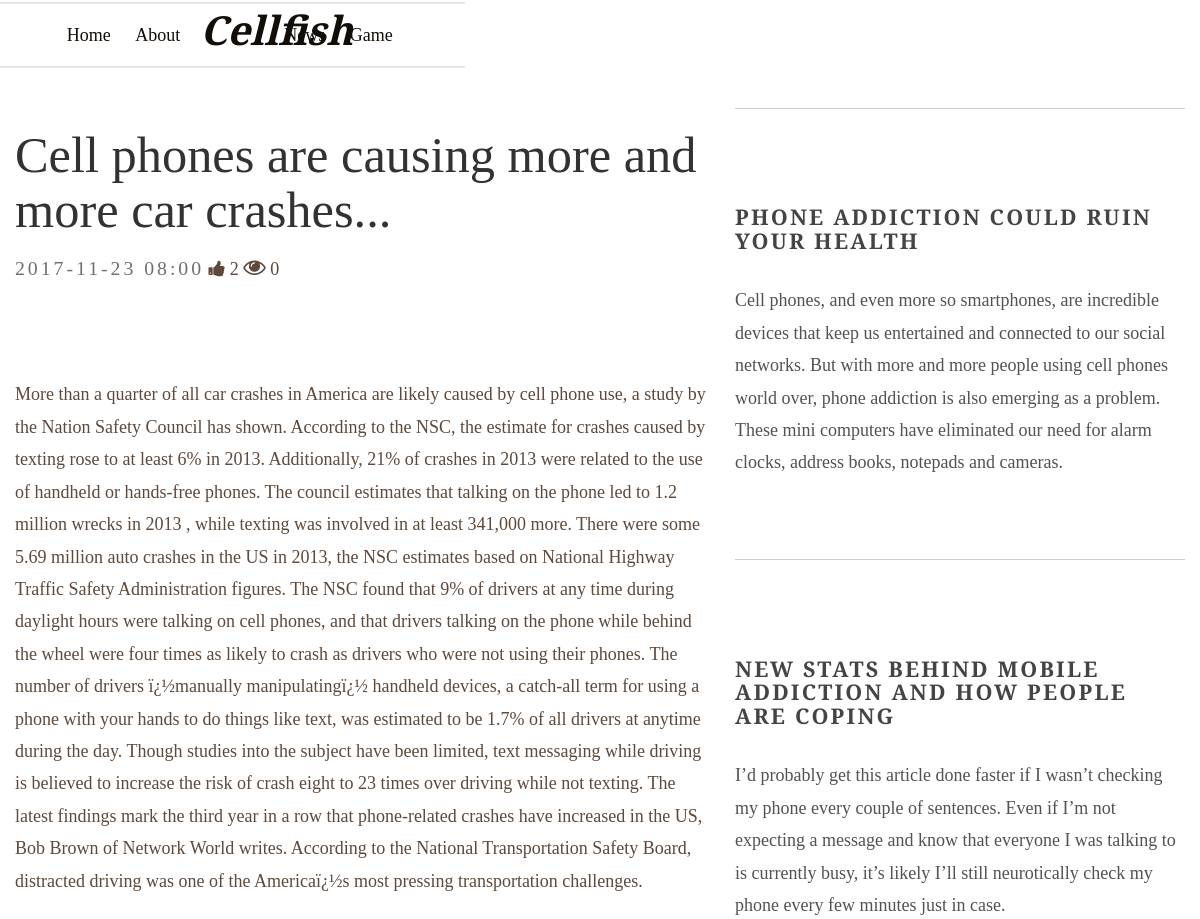
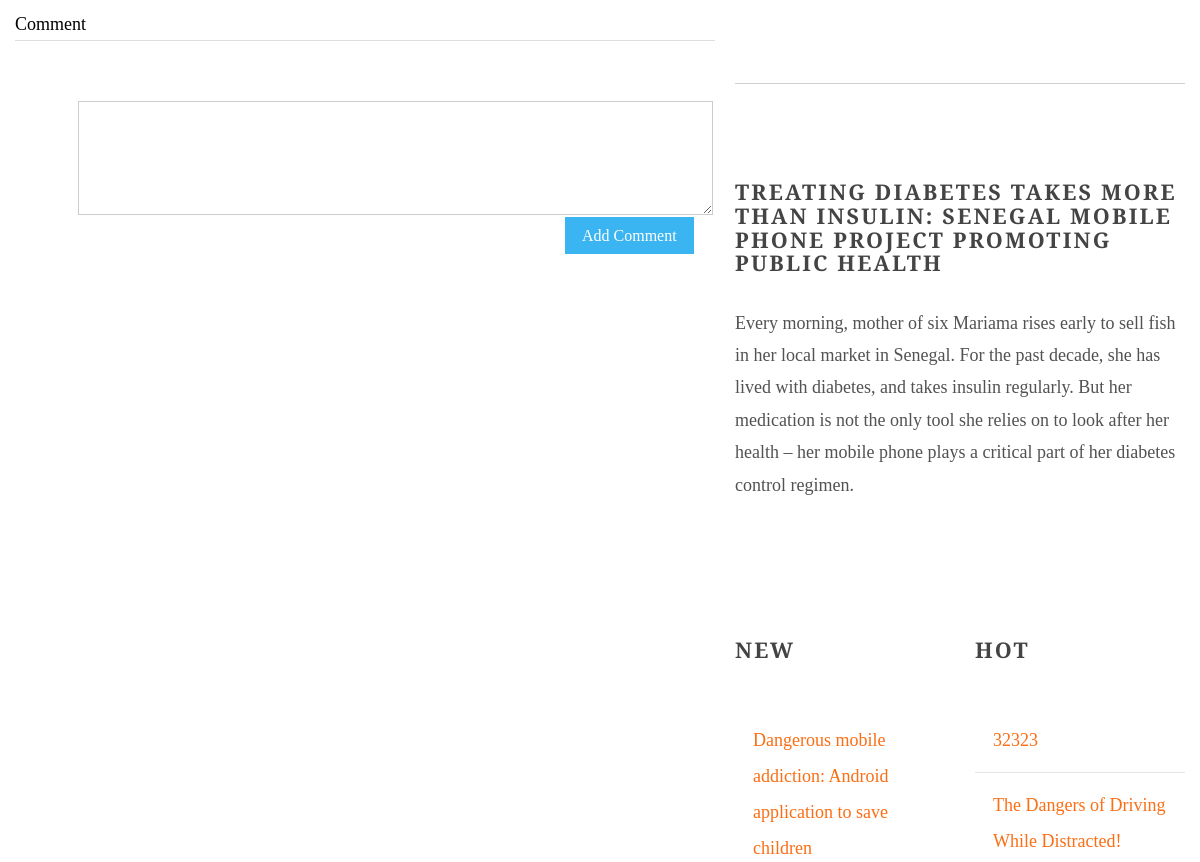
The page /detail.php?id=1 (upper part) on the database as committed earlier (2 pictures, top to bottom).
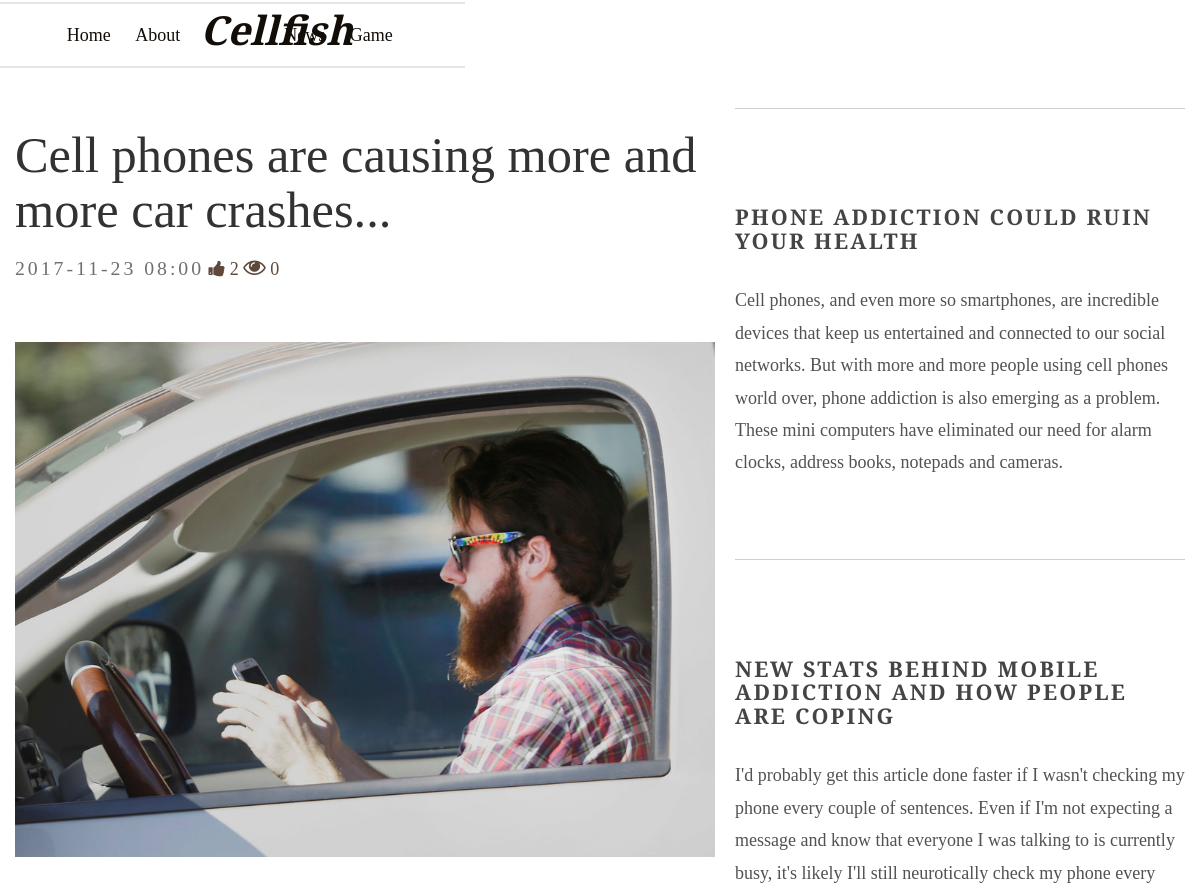
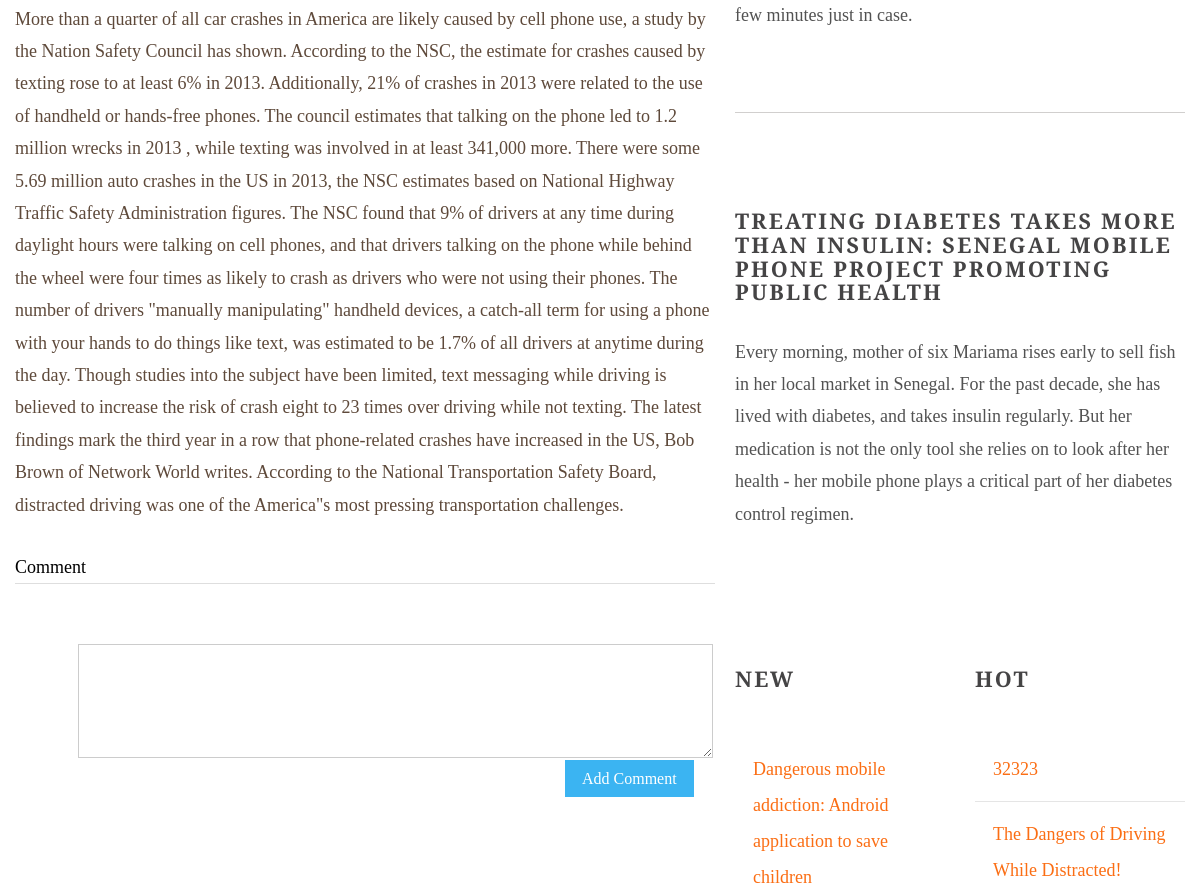
The same page on the database as committed later (2 pictures, top to bottom).
### tables this page shows
CREATE TABLE IF NOT EXISTS `post` (
  `Id` int(11) NOT NULL AUTO_INCREMENT,
  `Title` varchar(100) NOT NULL,
  `Content` text NOT NULL,
  `Introduction` text NOT NULL,
  `Image` varchar(30) NOT NULL,
  `likeNo` int(20) NOT NULL,
  `DateTime` datetime NOT NULL,
  `type` varchar(30) NOT NULL,
  `viewCount` int(10) DEFAULT '0',
  PRIMARY KEY (`Id`)
);

### detail.php (the view, shortened to what this page needs)
<?php
	require_once('database.php');
	$id = $_GET["id"];
	$sth = $conn->prepare("SELECT Title,Content,Image,DateTime,likeNo,viewCount FROM Post where Id=$id ORDER BY likeNo desc");
    $sth->execute();
    $postCom = $conn->prepare("SELECT Id,Title,Introduction FROM Post ORDER BY RAND()");
    $postCom->execute();
    $posts = $postCom->fetchAll();
    $result = $sth->fetchAll();
    $myDateTime = new DateTime($result[0]['DateTime'], new DateTimeZone('GMT'));
	$myDateTime->setTimezone(new DateTimeZone('Asia/Hong_Kong'));
?>
<!DOCTYPE html>
 <html class="no-js">
	<head>
	<link rel="stylesheet" href="asset/css/amazeui.min.css">
  	<link rel="stylesheet" href="asset/css/app.css">
    <link href="default.css" rel="stylesheet" type="text/css" media="all" />
    <link href="fonts.css" rel="stylesheet" type="text/css" media="all" />
	<link rel="stylesheet" href="https://cdnjs.cloudflare.com/ajax/libs/font-awesome/4.7.0/css/font-awesome.min.css">
	<link rel="stylesheet" href="css/animate.css">
	<link rel="stylesheet" href="css/icomoon.css">
	<link rel="stylesheet" href="css/simple-line-icons.css">
	<link rel="stylesheet" href="css/bootstrap-datetimepicker.min.css">
	<link rel="stylesheet" href="css/flexslider.css">
	<link rel="stylesheet" href="css/bootstrap.css">
	<link rel="stylesheet" href="css/style.css">
	<link rel="stylesheet" href="css/index.css">
	</head>
	<body>
	<div id="fh5co-container">
		<div class="js-sticky">
			<div class="fh5co-main-nav">
				<div class="container-fluid">
					<div class="fh5co-menu-1">
						<a href="#" data-nav-section="home">Home</a>
						<a href="about.php">About</a>
					</div>
					<div class="fh5co-logo">
						<a href="index.php">Cellfish</a>
					</div>
					<div class="fh5co-menu-2">
						<a href="news.php" data-nav-section="features">News</a>
						<a href="games.php" data-nav-section="menu">Game</a>
					</div>
				</div>
			</div>
		</div>
		<div id="wrapper">
	<div id="page" class="container">
		<div id="content">
			<div class="title">
				<h2><?=$result[0]['Title']?></h2>
				<span class="byline"><?=$myDateTime->format('Y-m-d H:i');?></span>
				<i class="am-icon-thumbs-up" id="postLike" onclick="like(<?=$_GET['id']?>,'Post')">
				<?=$result["0"]["likeNo"]?></i>
						<i class="fa fa-eye" id="viewCount"> <?=$result[0]['viewCount']?></i>
				</p></div>
			<p><img src = "<?= $result[0]['Image'] ?>", alt="" class="image image-full" /> </p>
			<p><?=$result[0]['Content']?></p>
			<p style="color:black;border-bottom:1px solid rgba(34,36,38,.15);">Comment</p>
			<article class="am-comment">
  <form class="am-form" action="addComment.php" method="post">
  	<textarea style="margin-left: 63px; width:635px" rows="5" id="doc-ta-1" name="comment"></textarea>
  	<input type="submit" class="am-btn am-btn-secondary" style="margin-left: 550px;" value="Add Comment">
  </form>
</article>
		</div>
		<div id="sidebar">
			<ul class="style1">
				<a href="detail.php?id=<?=$posts[0]["Id"]?>">
				<li class="first">
					<h3><?=$posts[0]["Title"]?></h3>
					<p><a href="#"><?=$posts[0]["Introduction"]?></a></p>
				</li>
				</a>
				<a href="detail.php?id=<?=$posts[1]["Id"]?>">
				<li class="first">
					<h3><?=$posts[1]["Title"]?></h3>
					<p><a href="#"><?=$posts[1]["Introduction"]?></a></p>
				</li>
				</a>
				<a href="detail.php?id=<?=$posts[2]["Id"]?>">
				<li class="first">
					<h3><?=$posts[2]["Title"]?></h3>
					<p><a href="#"><?=$posts[2]["Introduction"]?></a></p>
				</li>
				</a>
			</ul>
			<div id="stwo-col">
				<div class="sbox1">
					<h2>New</h2>
					<ul class="style2">
						<?php
						for($i=3;$i<7;$i++){
							echo "<li><a href='detail.php?id=".$posts[$i]["Id"]."'>".$posts[$i]['Title']."</a></li>";
						}
						?>
					</ul>
				</div>
				<div class="sbox2">
					<h2>Hot</h2>
					<ul class="style2">
						<?php
						for($i=7;$i<10;$i++){
							echo "<li><a href='detail.php?id=".$posts[$i]["Id"]."'>".$posts[$i]['Title']."</a></li>";
						}
						?>
					</ul>
				</div>
			</div>
		</div>
	</div>
</div>
	</body>
</html>

### default.css (style rules this page uses)
html, body { height: 100%; }
body { margin: 0px; padding: 0px; background: #2b2b2b; font-family: 'Source Sans Pro', sans-serif; font-size: 11pt; font-weight: 300; color: #6c6c6c }
h1, h2, h3 { margin: 0; padding: 0; font-weight: 600; color: #454445; }
p, ol, ul { margin-top: 0; }
ol, ul { padding: 0; list-style: none; }
p { line-height: 180%; }
a { color: #2C383B; }
.container { margin: 0px auto; width: 1200px; }
.image { display: inline-block; background: #2b2b2b; }
.image-full { display: block; width: 100%; margin: 0 0 2em 0; }
ul.style1 { margin: 0; padding: 0em 0em 0em 0em; overflow: hidden; list-style: none; color: #6c6c6c }
ul.style1 li { overflow: hidden; display: block; padding: 2.80em 0em; border-top: 1px solid #D1CFCE; }
ul.style1 h3 { padding: 1.2em 0em 1em 0em; letter-spacing: 0.10em; text-transform: uppercase; font-size: 1.2em; font-weight: 600; color: #454445; }
ul.style1 a { text-decoration: none; color: #525252; }
ul.style2 { margin: 0; padding-top: 1em; list-style: none; }
ul.style2 li { border-top: solid 1px #E5E5E5; padding: 0.80em 0 0.80em 0; font-family: 0.80em; }
ul.style2 li:before { display: inline-block; padding: 4px; background: #DB3256; }
ul.style2 a { display: inline-block; margin-left: 1em; }
ul.style2 li:first-child { border-top: 0; padding-top: 0; }
.title { margin-bottom: 3em; }
.title h2 { font-weight: 400; font-size: 2.8em; color: #323232; }
.title .byline { letter-spacing: 0.15em; text-transform: uppercase; font-weight: 400; font-size: 1.1em; color: #6F6F6F; }
#wrapper { background: #FFF; }
#page { overflow: hidden; padding: 6em 0em 6em 0em; background: #FFF; }
#content { float: left; width: 700px; }
#sidebar { float: right; width: 450px; }
#stwo-col { margin-top: 2em; }
#stwo-col h2 { display: block; padding-bottom: 1.5em; letter-spacing: 0.10em; text-transform: uppercase; font-size: 1.2em; font-weight: 600; color: #454445; }
#stwo-col .sbox1 { float: left; width: 210px; }
#stwo-col .sbox2 { float: right; width: 210px; }

### css/style.css (style rules this page uses)
body { font-family: "Merriweather", serif; font-size: 18px; font-weight: 300; line-height: 2; color: #5e493a; }
a { color: #fb6e14; -webkit-transition: 0.5s; -o-transition: 0.5s; transition: 0.5s; }
h1, h2, h3, h4, h5, h6 { font-family: "Playfair Display", serif; color: #000; }
p { margin-bottom: 30px; }
.fh5co-main-nav { position: fixed; background: #fff; }
.fh5co-main-nav:before, .fh5co-main-nav:after { content: ""; position: absolute; left: 0; height: 2px; width: 100%; background: #e6e6e6; }
.fh5co-main-nav:before { top: 2px; }
.fh5co-main-nav:after { bottom: 2px; }
.fh5co-main-nav .fh5co-menu-1, .fh5co-main-nav .fh5co-menu-2, .fh5co-main-nav .fh5co-logo { vertical-align: middle; float: left; line-height: 0; }
.fh5co-main-nav .fh5co-menu-1 a, .fh5co-main-nav .fh5co-menu-2 a, .fh5co-main-nav .fh5co-logo a { padding: 35px 10px; color: #130d08; display: -moz-inline-stack; display: inline-block; zoom: 1; *display: inline; }
.fh5co-main-nav .fh5co-menu-1 { text-align: right; width: 40.33%; }
.fh5co-main-nav .fh5co-menu-1 a { vertical-align: middle; }
.fh5co-main-nav .fh5co-logo { text-align: center; width: 19.33%; font-size: 40px; font-family: "Playfair Display", serif; font-weight: 700; font-style: italic; }
.fh5co-main-nav .fh5co-logo a { position: relative; top: -5px; display: inline-block; }
.fh5co-main-nav .fh5co-menu-2 { text-align: left; width: 40.33%; }
#fh5co-container { position: relative; z-index: 10; }
#fh5co-offcanvas, #fh5co-container, .fh5co-nav-toggle, #fh5co-footer { -webkit-transition: 0.5s; -o-transition: 0.5s; transition: 0.5s; }
#fh5co-container, .fh5co-nav-toggle, #fh5co-footer { z-index: 2; position: relative; }
.js-sticky { display: block; }

### css/index.css (style rules this page uses)
html, body { padding: 0; margin: 0; width: 100%; height: 100%; }

Rows that differ between the two databases and show on the page:
changed post "Cell phones are causing more and more car crashes...": Image: picture added; Content "…The number of drivers ï¿½manually manipulatingï¿½ handheld devices, a catch-all term for using a phone with your hands to do things like text, was estimated to be 1.7% of all drivers at anytime during the day. Though studies into the subject have been limited, text messaging while driving is believed to increase the risk of crash eight to 23 times over driving while not texting. The latest findings mark the third year in a row that phone-related crashes have increased in the US, Bob Brown of Network World writes. According to the National Transportation Safety Board, distracted driving was one of the Americaï¿½s most pressing transportation challenges." → "…The number of drivers \"manually manipulating\" handheld devices, a catch-all term for using a phone with your hands to do things like text, was estimated to be 1.7% of all drivers at anytime during the day. Though studies into the subject have been limited, text messaging while driving is believed to increase the risk of crash eight to 23 times over driving while not texting. The latest findings mark the third year in a row that phone-related crashes have increased in the US, Bob Brown of Network World writes. According to the National Transportation Safety Board, distracted driving was one of the America\"s most pressing transportation challenges."
changed post "NEW STATS BEHIND MOBILE ADDICTION AND HOW PEOPLE ARE COPING": Introduction "I’d probably get this article done faster if I wasn’t checking my phone every couple of sentences. Even if I’m not expecting a message and know that everyone I was talking to is currently busy, it’s likely I’ll still neurotically check my…" → "I'd probably get this article done faster if I wasn't checking my phone every couple of sentences. Even if I'm not expecting a message and know that everyone I was talking to is currently busy, it's likely I'll still neurotically check my…"
changed post: Introduction "…look after her health – her mobile phone plays…" → "…look after her health - her mobile phone plays…"
